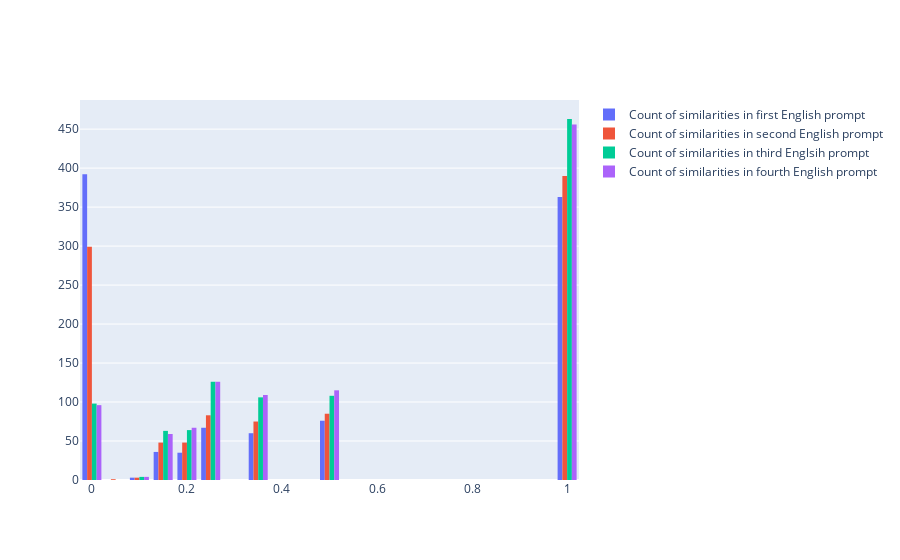

Source (notebook cell):
### Code cell
import plotly.graph_objects as go


fig = go.Figure()
fig.add_trace(go.Histogram(histfunc="count", y=dataset['similarity_eng_p1'], x=dataset['similarity_eng_p1'], name="Count of similarities in first English prompt"))
fig.add_trace(go.Histogram(histfunc="count", y=dataset['similarity_eng_p2'], x=dataset['similarity_eng_p2'], name="Count of similarities in second English prompt"))
fig.add_trace(go.Histogram(histfunc="count", y=dataset['similarity_eng_p3'], x=dataset['similarity_eng_p3'], name="Count of similarities in third Englsih prompt"))
fig.add_trace(go.Histogram(histfunc="count", y=dataset['similarity_eng_p4'], x=dataset['similarity_eng_p4'], name="Count of similarities in fourth English prompt"))

fig.show()

### Figure 1 — Plotly figure (JSON) as saved in the notebook; plotly's stock layout.template omitted (floating-point values rounded to 4 significant figures; data arrays with more than 128 entries replaced by an {"elided": "..."} marker saying what was removed)
{"data": [{"histfunc": "count", "name": "Count of similarities in first English prompt", "type": "histogram", "x": {"elided": "1032 float values"}, "y": {"elided": "1032 float values"}}, {"histfunc": "count", "name": "Count of similarities in second English prompt", "type": "histogram", "x": {"elided": "1032 float values"}, "y": {"elided": "1032 float values"}}, {"histfunc": "count", "name": "Count of similarities in third Englsih prompt", "type": "histogram", "x": {"elided": "1032 float values"}, "y": {"elided": "1032 float values"}}, {"histfunc": "count", "name": "Count of similarities in fourth English prompt", "type": "histogram", "x": {"elided": "1032 float values"}, "y": {"elided": "1032 float values"}}], "layout": {}}
